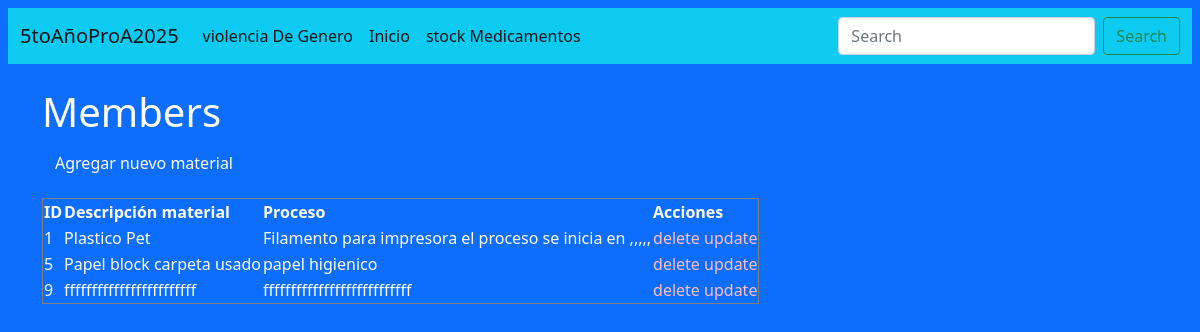
The app's page /reciclados/indexM with its own data.
### reciclados/models.py (models this page shows)
class Material(models.Model):
  idMaterial = models.AutoField(primary_key=True)
  descripcion = models.CharField(max_length=255)
  proceso = models.TextField(max_length=500)

### reciclados/views.py (the view)
# urls.py: path('indexM', views.indexM, name='indexM'),
def indexM(request):
  mymembers = Material.objects.all().values()
  template = loader.get_template('indexM.html')
  context = {
    'mymembers': mymembers,
  }
  return HttpResponse(template.render(context, request))

### reciclados/templates/indexM.html (shortened to what this page needs)
{% extends 'base.html' %}
{% load static %}
{% block contenido %}
<h1>Members</h1>
<table border="1">
<tr>
    <th>ID</th>
    <th>Descripción material</th>
    <th>Proceso</th>
    <th>Acciones</th>
</tr>
{% for x in mymembers %}
<tr>
    <td>{{ x.idMaterial }}</td>
    <td>{{ x.descripcion }}</td>
    <td>{{ x.proceso }}</td>
    <td>
        <a href="delete/{{ x.idMaterial }}">delete</a>
        <a href="updateM/{{ x.idMaterial }}">update</a>
    </td>
</tr>
{% endfor %}
<p>
<a href="{% url 'reciclados:addM' %}" class="btn btn-primary">Agregar nuevo material</a>
</p>
{% endblock contenido %}

### medicamentos/templates/base.html (style rules this page uses)
a { color:pink; text-decoration:none; }

### records on screen
Material: idMaterial "1", descripcion "Plastico Pet", proceso "Filamento para impresora el proceso se inicia en ,,,,,"
Material: idMaterial "5", descripcion "Papel block carpeta usado", proceso "papel higienico"
Material: idMaterial "9", descripcion "ffffffffffffffffffffffff", proceso "fffffffffffffffffffffffffff"
